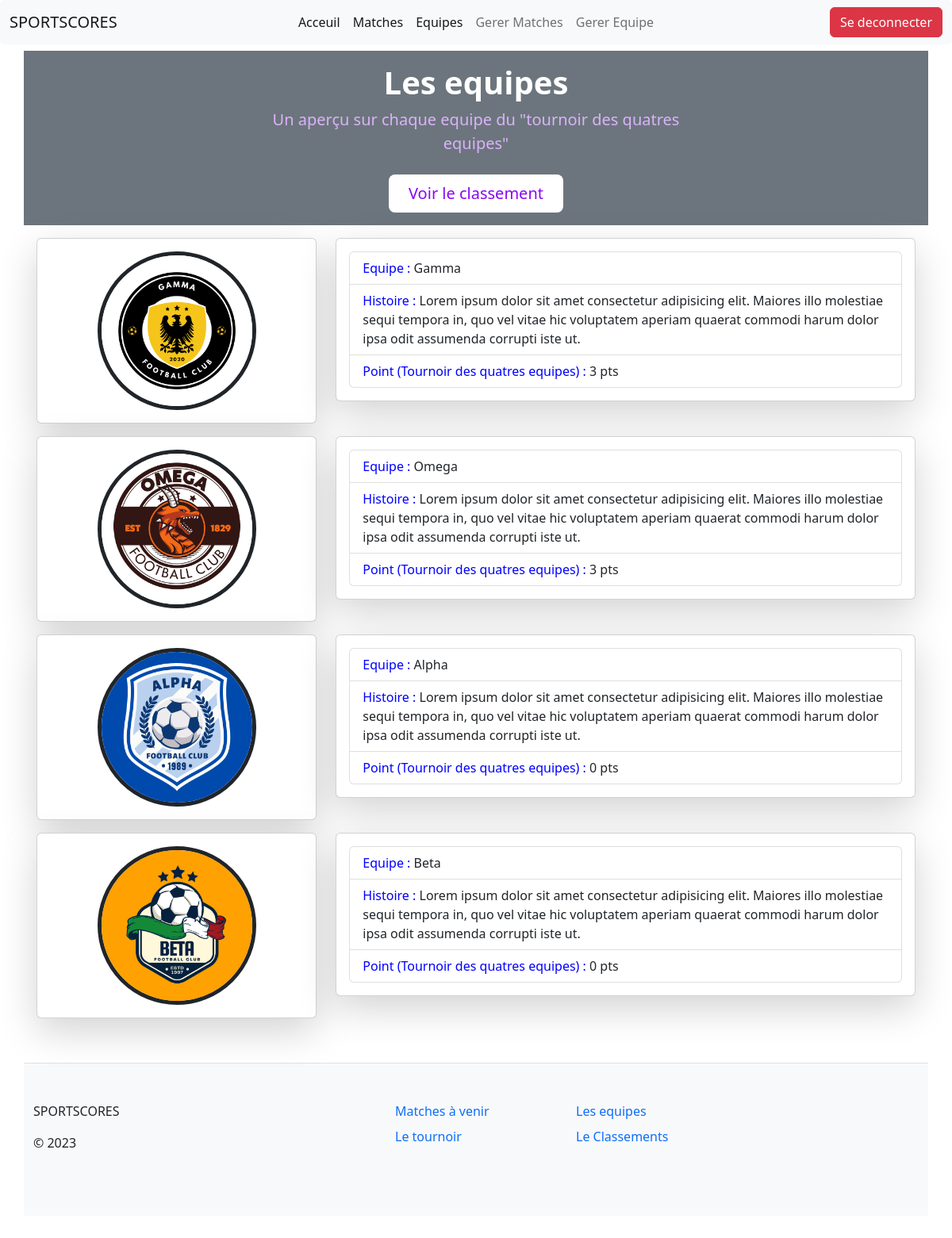
Page /team.php (signed in) on the committed database.
### tables this page shows
CREATE TABLE `team` (
  `teamId` int(11) NOT NULL,
  `teamName` varchar(255) NOT NULL,
  `teamLogo` varchar(255) NOT NULL,
  `teamPoints` int(255) NOT NULL DEFAULT 0,
  `teamStory` text NOT NULL
);

### method.php (called while the page is built, shortened)
<?php
function dbConnect()
{
  $DB_DNS = 'mysql:host=localhost;dbname=sportscores';
  $DB_USER = 'root';
  $DB_PASS = '';
  try {
    $database = new PDO($DB_DNS, $DB_USER, $DB_PASS);
  } catch (PDOException $th) {
    echo "Erreur " . $th->getMessage();
  }
  return $database;
}
function getTeams()
{
  $pdo = dbConnect();
  $sql = "SELECT * FROM team ORDER BY teamPoints DESC";
  $req = $pdo->query($sql);
  $teams = $req->fetchAll();
  return $teams;
}

### team.php (the view, shortened to what this page needs)
<?php session_start();
require('method.php');
?>
<!DOCTYPE html>
<html lang="fr">
<head>
    <link rel="stylesheet" href="style/bootstrap.css">
    <link rel="stylesheet" href="style/monstyle.css">
</head>
<body>
    <?php include('header.php');
    if (isset($_SESSION['user'])) {
    ?>
        <div class="px-4 py-3 my-2 text-center container bg-secondary" sstyle="background-color: #8a05f0;">
            <h3 class="display-6 fw-bold" style="color: white;">Les equipes</h3>
            <div class="col-lg-6 mx-auto">
                <p class="lead mb-4" style="color:#dbb2fa;">Un aperçu sur chaque equipe du "tournoir des quatres equipes" </p>
                <div class="d-grid gap-2 d-sm-flex justify-content-sm-center">
                    <a href="leaderboard.php" class="btn  btn-lg px-4 gap-3" style="background-color: white; color:#8a05f0;">Voir le classement</a>
                </div>
            </div>
        </div>
        <?php
        $teams = getTeams();
        foreach ($teams as $team) {
        ?> <div class="container py-2 px-3">
                <div class="row">
                    <div class="col-md-4">
                        <div class="card  py-3 shadow-lg">
                            <div class="d-flex justify-content-center align-items-center">
                                <img src=" images/<?= $team['teamLogo'] ?>" class="card-img-top rounded-circle border-gray " style="width:200px; height:200px; border:5px solid;" alt="Logo">
                            </div>
                        </div>
                    </div>
                    <div class="col-md-8">
                        <div class="card shadow-lg " sstyle="border-radius:1%;">
                            <div class="card-body">
                                <ul class="list-group">
                                    <li class="list-group-item" style=""> <span style="color:blue;"> Equipe :</span> <?= $team['teamName'] ?></li>
                                    <li class="list-group-item" style=""> <span style="color:blue;"> Histoire :</span> <?= $team['teamStory'] ?></li>
                                    <li class="list-group-item" style=""> <span style="color:blue;"> Point (Tournoir des quatres equipes) : </span> <?= $team['teamPoints'] ?> pts</li>
                                </ul>
                            </div>
                        </div>
                    </div>
                </div>
            </div>
        <?php
        }
    }
    include('footer.php'); ?>
</html>

### rows in the picture
team: teamLogo (picture), teamName "Gamma", teamStory "Lorem ipsum dolor sit amet consectetur adipisicing elit. Maiores illo molestiae sequi tempora in, quo vel vitae hic voluptatem aperiam quaerat commodi harum dolor ipsa odit assumenda corrupti iste ut.", teamPoints "3"
team: teamLogo (picture), teamName "Omega", teamStory "Lorem ipsum dolor sit amet consectetur adipisicing elit. Maiores illo molestiae sequi tempora in, quo vel vitae hic voluptatem aperiam quaerat commodi harum dolor ipsa odit assumenda corrupti iste ut.", teamPoints "3"
team: teamLogo (picture), teamName "Alpha", teamStory "Lorem ipsum dolor sit amet consectetur adipisicing elit. Maiores illo molestiae sequi tempora in, quo vel vitae hic voluptatem aperiam quaerat commodi harum dolor ipsa odit assumenda corrupti iste ut.", teamPoints "0"
team: teamLogo (picture), teamName "Beta", teamStory "Lorem ipsum dolor sit amet consectetur adipisicing elit. Maiores illo molestiae sequi tempora in, quo vel vitae hic voluptatem aperiam quaerat commodi harum dolor ipsa odit assumenda corrupti iste ut.", teamPoints "0"
